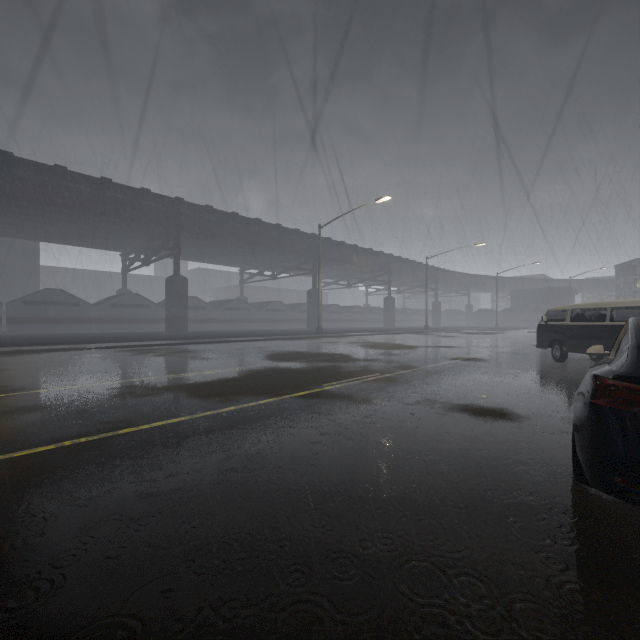
#> input picture images/img1.png, 640 x 640 px; its folder holds 3 pictures in this run
$ python imagestitching.py
#> lines starting #> are read from the running program, lines starting #| are printed output that depends on the picture; after the words box and inside, x2 and y2 are one past the last pixel; in counts of white or black regions, pixels touching at a corner belong together
# Three images are stitched together using OpenCV and NumPy libraries in Python.

import numpy as np  # Import NumPy library for numerical operations
import cv2  # Import OpenCV library for image processing
import glob  # Import glob for file pattern matching
import imutils  # Import imutils for image processing convenience functions

# Get all the images from the folder
image_paths = glob.glob('images/*.png')  # Get all image paths from the specified folder
images = []  # Initialize an empty list to store images

# Loop through each image path
for image in image_paths:
    img = cv2.imread(image)  # Read each image using OpenCV
#> img is the input picture: shape (640, 640, 3); mean B, G, R 82.8, 80.9, 79.8
    images.append(img)  # Append the read image to the images list
    cv2.imshow("Image", img)  # Display the image
    cv2.waitKey(0)  # Wait for a key press

# Create a Stitcher object using OpenCV
imageStitcher = cv2.Stitcher_create()

# Stitch the images together
error, stitched_img = imageStitcher.stitch(images)
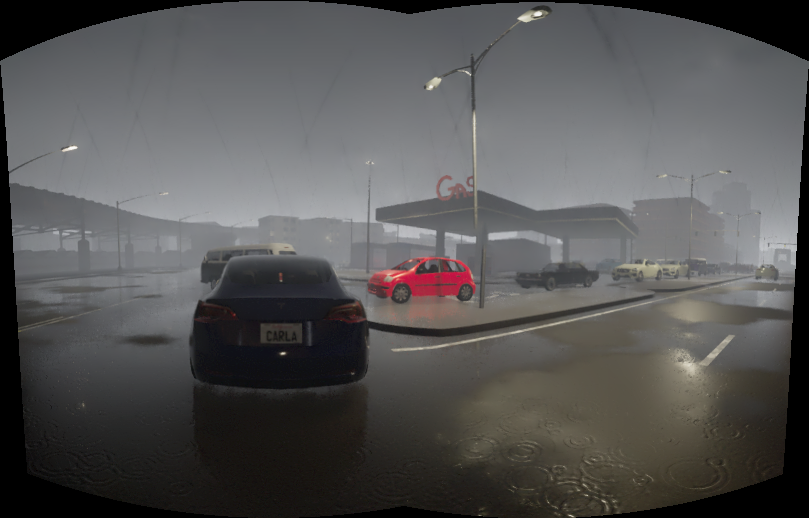
#> stitched_img: shape (518, 809, 3); mean of channels 0, 1, 2 85, 85.2, 86; drawn as B, G, R
#> error = 0

# Check if stitching was successful
if not error:
    cv2.imwrite("stitchedOutput.png", stitched_img)  # Save the stitched image
    cv2.imshow("Stitched Img", stitched_img)  # Display the stitched image
    cv2.waitKey(0)  # Wait for a key press

    # Add a border to the stitched image
    stitched_img = cv2.copyMakeBorder(stitched_img, 10, 10, 10, 10, cv2.BORDER_CONSTANT, (0, 0, 0))
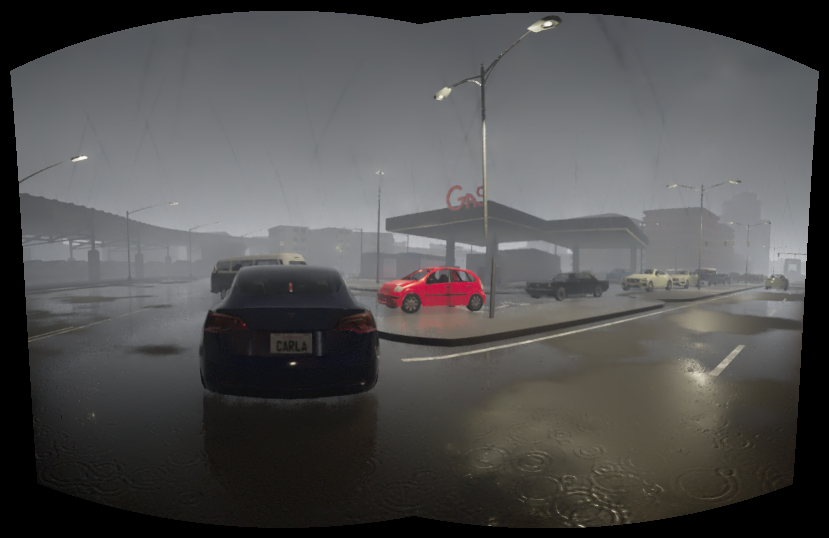
#> stitched_img: shape (538, 829, 3); mean of channels 0, 1, 2 79.8, 80, 80.8; drawn as B, G, R

    # Convert the stitched image to grayscale
    gray = cv2.cvtColor(stitched_img, cv2.COLOR_BGR2GRAY)
    # Apply binary thresholding to the grayscale image
    thresh_img = cv2.threshold(gray, 0, 255, cv2.THRESH_BINARY)[1]
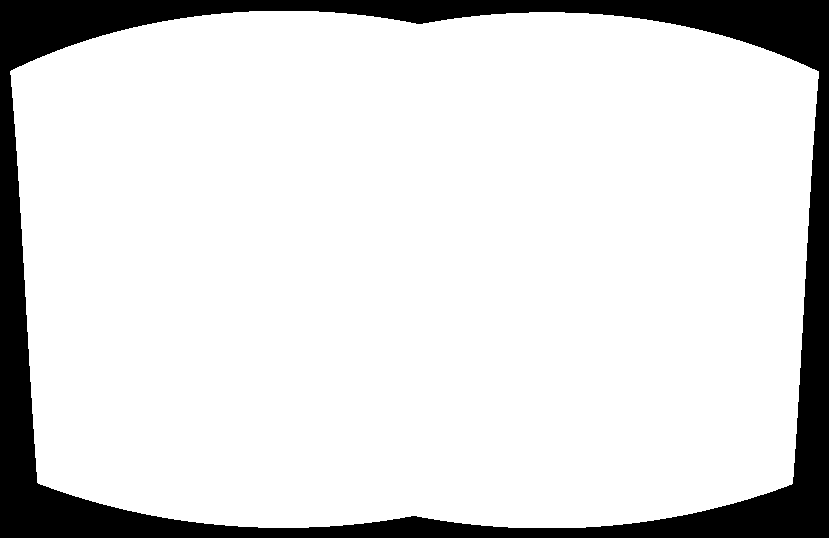
#> thresh_img: shape (538, 829); 86.2% white; 1 black region

    cv2.imshow("Threshold Image", thresh_img)  # Display the thresholded image
    cv2.waitKey(0)  # Wait for a key press

    # Find contours in the thresholded image
    contours = cv2.findContours(thresh_img.copy(), cv2.RETR_EXTERNAL, cv2.CHAIN_APPROX_SIMPLE)
#> contours = 1 contour; box (x1, y1, x2, y2) and area: (10, 11, 819, 528) 383431
    contours = imutils.grab_contours(contours)  # Grab the contours
    areaOI = max(contours, key=cv2.contourArea)  # Find the largest contour
#> areaOI = contour of 621 points, box (x1, y1, x2, y2) (10, 11, 819, 528), area 383431

    # Create a mask for the largest contour
    mask = np.zeros(thresh_img.shape, dtype="uint8")
    x, y, w, h = cv2.boundingRect(areaOI)  # Get the bounding rectangle of the largest contour
#> x = 10; y = 11; w = 809; h = 517
    cv2.rectangle(mask, (x, y), (x + w, y + h), 255, -1)  # Draw the bounding rectangle on the mask
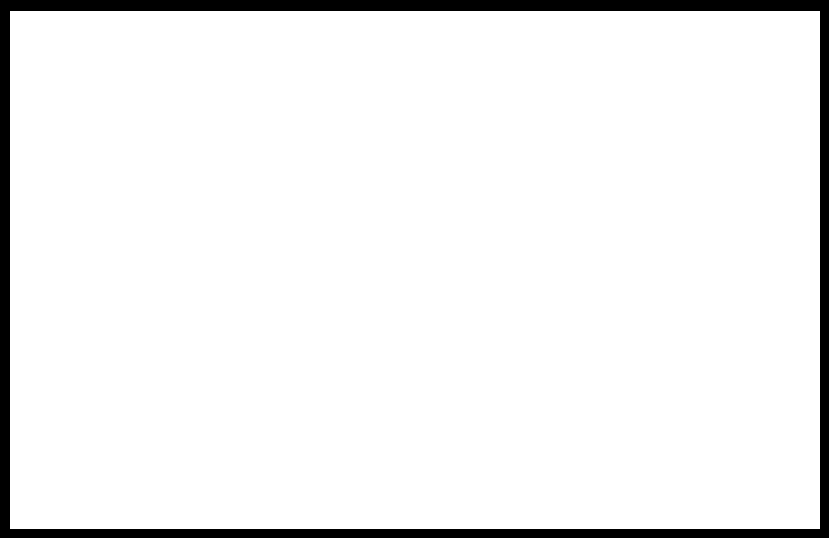
#> mask: shape (538, 829); 94.1% white; 1 black region, box (x1, y1, x2, y2) and area: (0, 0, 829, 538) 26422

    minRectangle = mask.copy()  # Copy the mask
    sub = mask.copy()  # Copy the mask

    # Erode the mask until it matches the thresholded image
    while cv2.countNonZero(sub) > 0:
        minRectangle = cv2.erode(minRectangle, None)
        sub = cv2.subtract(minRectangle, thresh_img)
#> this loop made 43 passes
#> pass 1, `sub = cv2.subtract(minRectangle, thresh_img)`:
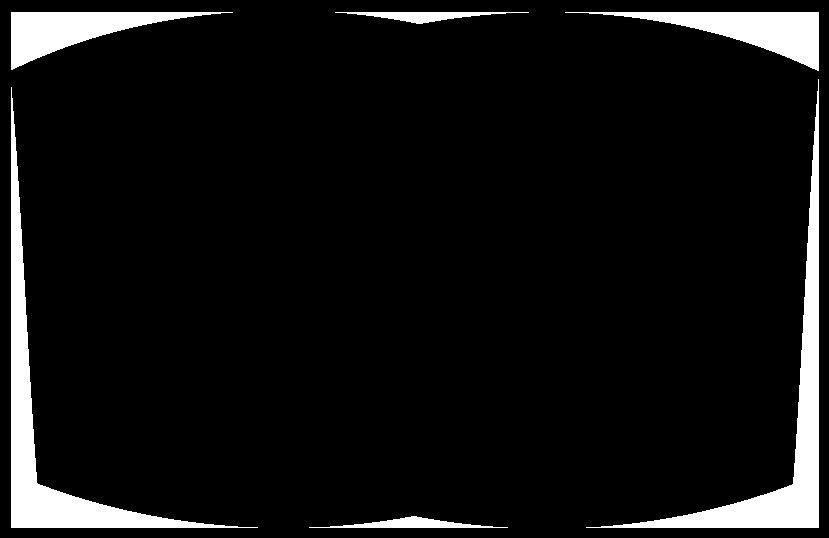
#> sub: shape (538, 829); 7.3% white; 6 white regions, box (x1, y1, x2, y2) and area: (11, 87, 258, 528) 10206, (586, 79, 819, 528) 10070, (565, 12, 819, 71) 5223, (11, 12, 233, 70) 4876, (309, 516, 508, 528) 1009, (335, 12, 529, 24) 993
#> after the loop:
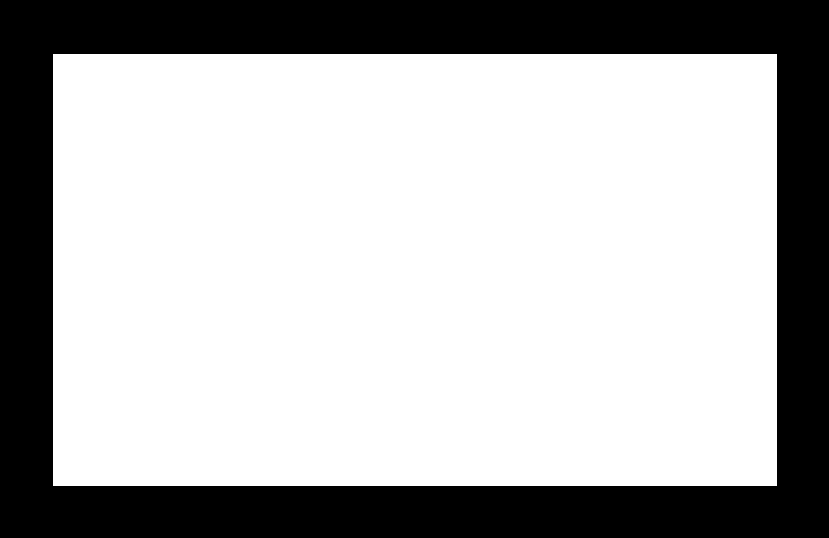
#> minRectangle: shape (538, 829); 70.1% white; 1 black region

    # Find contours in the eroded mask
    contours = cv2.findContours(minRectangle.copy(), cv2.RETR_EXTERNAL, cv2.CHAIN_APPROX_SIMPLE)
#> contours = 1 contour; box (x1, y1, x2, y2) and area: (53, 54, 777, 486) 311613
    contours = imutils.grab_contours(contours)  # Grab the contours
#> contours = [[[53, 54], [53, 485], [776, 485], [776, 54]]]
    areaOI = max(contours, key=cv2.contourArea)  # Find the largest contour
#> areaOI = [[53, 54], [53, 485], [776, 485], [776, 54]]

    cv2.imshow("minRectangle Image", minRectangle)  # Display the eroded mask
    cv2.waitKey(0)  # Wait for a key press

    x, y, w, h = cv2.boundingRect(areaOI)  # Get the bounding rectangle of the largest contour
#> x = 53; y = 54; w = 724; h = 432

    # Crop the stitched image to the bounding rectangle
    stitched_img = stitched_img[y:y + h, x:x + w]
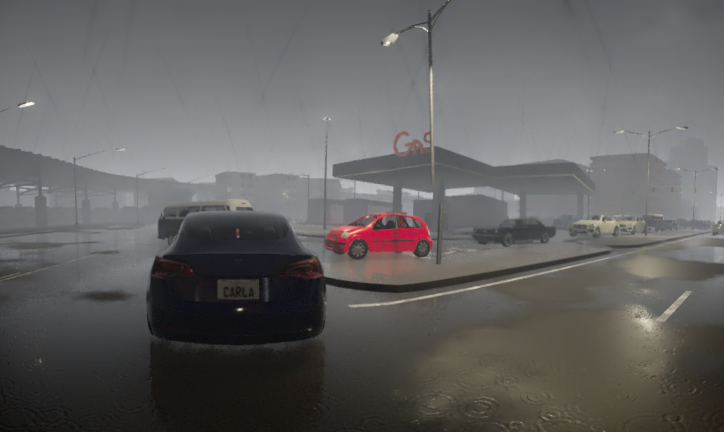
#> stitched_img: shape (432, 724, 3); mean of channels 0, 1, 2 97, 97.2, 98.3; drawn as B, G, R

    cv2.imwrite("stitchedOutputProcessed.png", stitched_img)  # Save the cropped stitched image

    cv2.imshow("Stitched Image Processed", stitched_img)  # Display the cropped stitched image
    cv2.waitKey(0)  # Wait for a key press

else:
    print("Images could not be stitched!")  # Print error message if stitching failed
    print("Likely not enough keypoints being detected!")  # Print possible reason for failure
